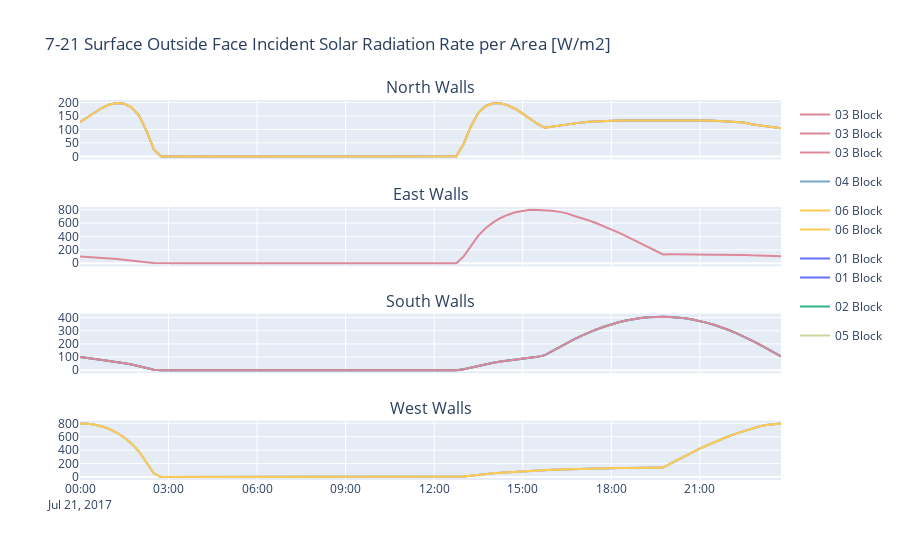

The notebook cell saved with this chart:
### Code cell
su = SurfaceData(plt)
su.create_fig('surf_incident_solar_rad7-21')
